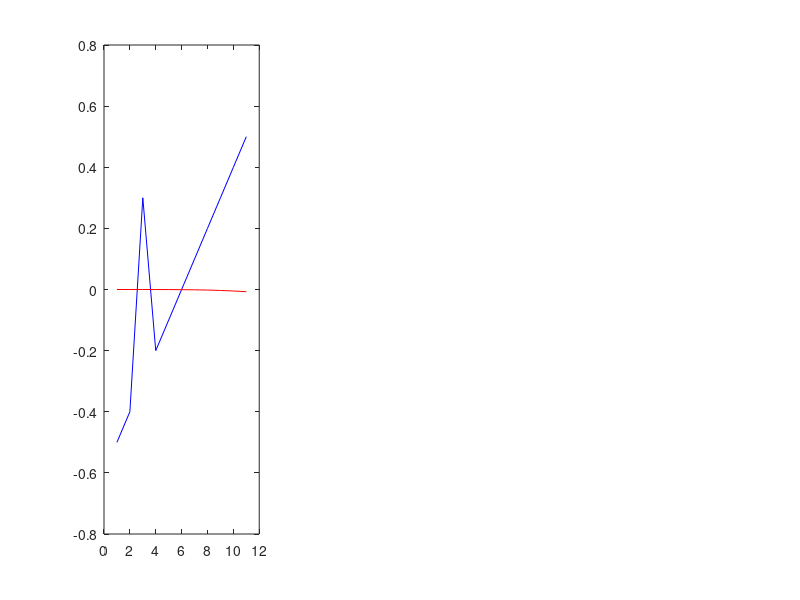

This figure's MATLAB source:
order = 6;
cutoffFreq = 3;
samplingFreq = 100;



% loads signal package (for octave)
pkg load signal;

% generates the filter coefficients
[b, a] = butter(order, cutoffFreq/(samplingFreq/2));


% generates a series of  timestamps
t=0:1/samplingFreq:10;

% generates a sine signal below the cutoff frequency
fsin =1;
%x = 50*sin(2*pi*fsin*t);
x = [-0.5 -0.4 0.3 -0.2 -0.1 0 0.1 0.2 0.3 0.4 0.5 ]
	
% filters it
y = filter (b, a, x)


% plots it
subplot(1,3,1);
plot(x, 'b'); hold on;
plot(y, 'r');
	
	
	
	